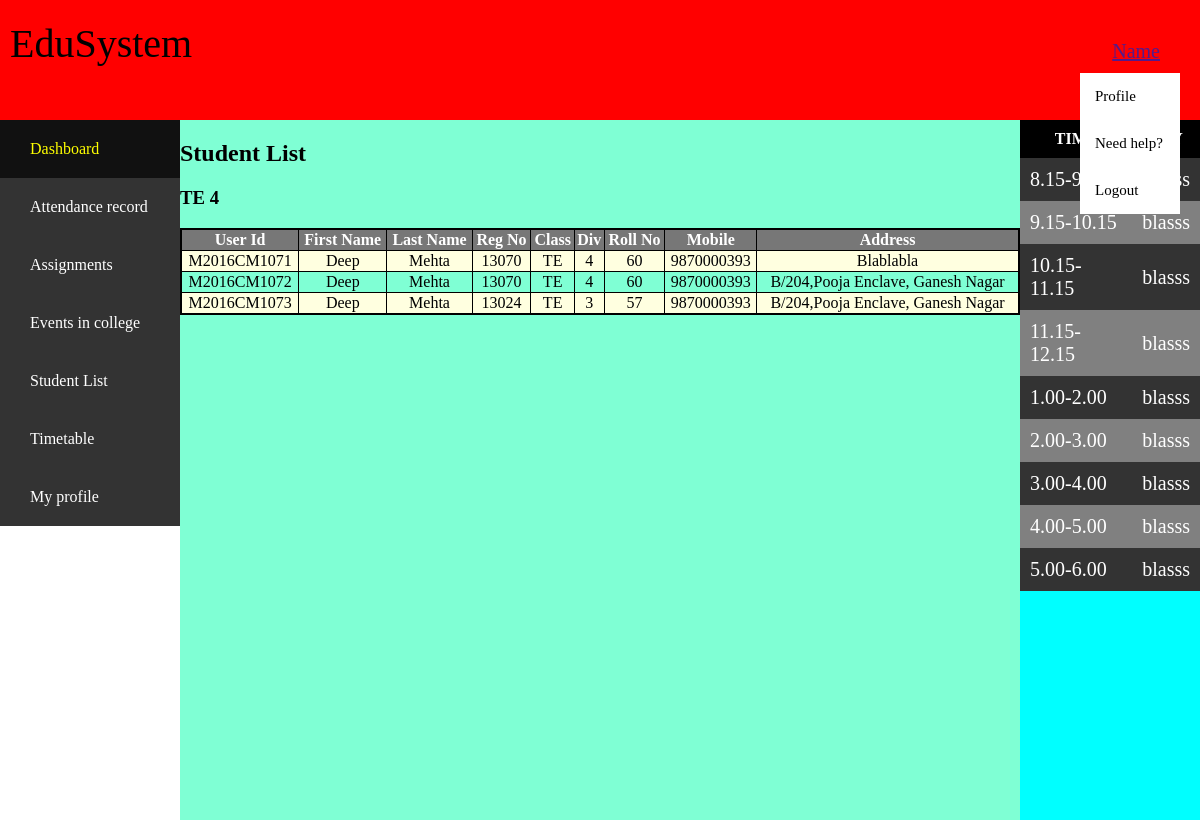
Screenshot of /home.php?page=list.php (signed in) with the database file from the repository.
### tables this page shows
CREATE TABLE `profile` (
  `UserId` varchar(15) NOT NULL,
  `Fname` text NOT NULL,
  `Lname` text NOT NULL,
  `RegNo` int(5) NOT NULL,
  `Class` varchar(2) NOT NULL,
  `Division` int(1) NOT NULL,
  `RollNo` int(2) NOT NULL,
  `MobNo` bigint(10) NOT NULL,
  `Addr` varchar(50) NOT NULL,
  `Pass` varchar(32) NOT NULL
);

### get_profile.php (the view, shortened to what this page needs)
<!DOCTYPE html>
<html lang="en">
<head>
	<link rel="stylesheet" href="Addons/profile.css">
</head>
<body>
	<h2>Student List</h2>
	<h3>TE 4</h3>
	<?php
		$user = 'student';
		$pass = 'sakec';
		$db = 'students';
		$conn = new mysqli('localhost', $user, $pass, $db) or die("Unable to connect to server".$db);
		$get_all = "select * from profile where UserId!=\"0\"";
		$data = mysqli_query($conn, $get_all) or die("No records found.");
		echo "<div class=\"table\"><table><tr><th>User Id</th><th>First Name</th><th>Last Name</th><th>Reg No</th><th>Class</th><th>Div</th><th>Roll No</th><th>Mobile</th><th>Address</th>";
		while($row = mysqli_fetch_assoc($data)) {
			echo "<tr><td>".$row["UserId"]."</td><td>".$row["Fname"]."</td><td>".$row["Lname"]."</td><td>".$row["RegNo"]."</td><td>".$row["Class"]."</td><td>".$row["Division"]."</td><td>".$row["RollNo"]."</td><td>".$row["MobNo"]."</td><td>".$row["Addr"]."</td></tr>";
		}
		echo "</table></div>";
	?>
</body>
</html>

### Addons/main.css (style rules this page uses)
body { margin:0; }
table,th,td { border-collapse:collapse; }

### Addons/profile.css (style rules this page uses)
.table > table { border: 2px solid black; padding: 2px; border-spacing: 0px; width: 100%; border-collapse: collapse; }
.table td, th { border: solid 1px black; text-align: center; }
.table th { background-color: #777777; color: white; }
.table tr:nth-child(even) { background-color: lightyellow; }

### rows the page displays
profile: UserId "M2016CM1071", Fname "Deep", Lname "Mehta", RegNo "13070", Class "TE", Division "4", RollNo "60", MobNo "9870000393", Addr "Blablabla"
profile: UserId "M2016CM1072", Fname "Deep", Lname "Mehta", RegNo "13070", Class "TE", Division "4", RollNo "60", MobNo "9870000393", Addr "B/204,Pooja Enclave, Ganesh Nagar"
profile: UserId "M2016CM1073", Fname "Deep", Lname "Mehta", RegNo "13024", Class "TE", Division "3", RollNo "57", MobNo "9870000393", Addr "B/204,Pooja Enclave, Ganesh Nagar"
